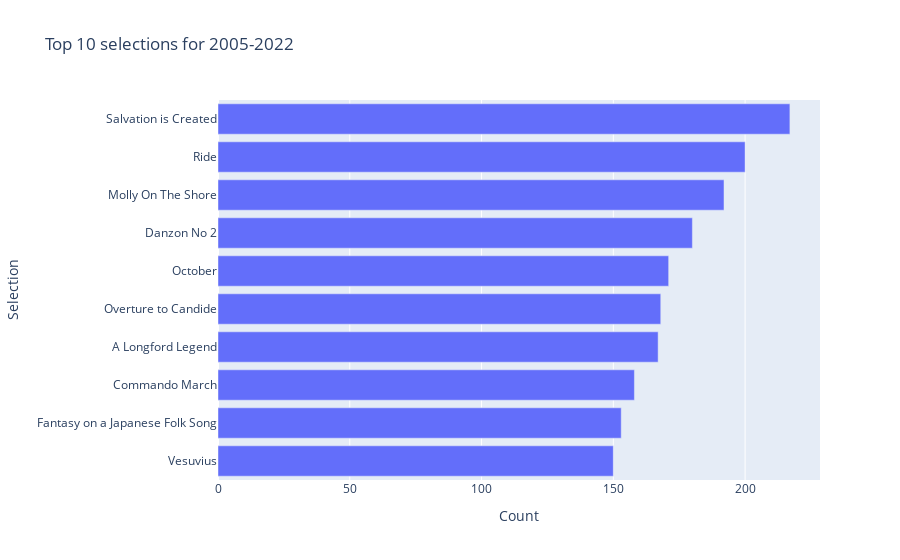

The code cell stored with this chart in its notebook:
### Code cell
# refactor the plotter function with plotly
def plotter_plotly(n=20, d=df, y=year_list, cl=class_list, co=conf_list):
    fig = go.Figure()
    fig.add_trace(
        go.Bar(
            x=top_n_grabber(n, d, y, cl, co)[1], 
            y=top_n_grabber(n, d, y, cl, co)[0], 
            orientation='h'))
    fig.update_layout(
        title=f'Top {n} selections for {y[0]}-{y[-1]}', 
        yaxis = dict(tickmode='linear', autorange='reversed'),
        xaxis_title='Count', 
        yaxis_title='Selection')
    fig.show()

plotter_plotly(n=10, d=df, y=range(2005, 2023), cl=['Varsity'], co=['AAAA', 'AAAAA', 'AAAAAA'])

### Figure 1 — Plotly figure (JSON) as saved in the notebook; plotly's stock layout.template omitted (floating-point values rounded to 4 significant figures)
{"data": [{"orientation": "h", "type": "bar", "x": [217, 200, 192, 180, 171, 168, 167, 158, 153, 150], "y": ["Salvation is Created", "Ride", "Molly On The Shore", "Danzon No 2", "October", "Overture to Candide", "A Longford Legend", "Commando March", "Fantasy on a Japanese Folk Song", "Vesuvius"]}], "layout": {"title": {"text": "Top 10 selections for 2005-2022"}, "xaxis": {"title": {"text": "Count"}}, "yaxis": {"autorange": "reversed", "tickmode": "linear", "title": {"text": "Selection"}}}}
